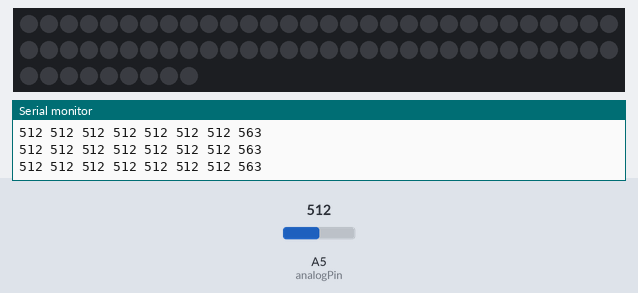
A sketch run on a simulated Arduino Uno, built with avr-gcc and run on an emulated ATmega328P. Shown: 69 RGB LEDs in strip order, left to right, continuing on the next row, the last lines printed to the serial monitor. The test bench sets the inputs (shaded band); at power-on: A5 (analogPin) = 512.

Above: at 4.2 s.
4.3 s: A5 (analogPin) set to 899
7.3 s: A5 (analogPin) set to 928
10.3 s: A5 (analogPin) set to 984
13.3 s: A5 (analogPin) set to 1013
At 13.32 s:
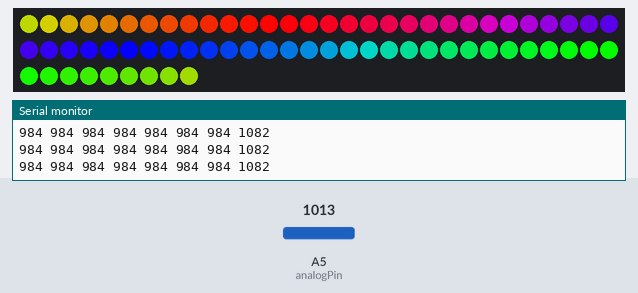
At 13.83 s:
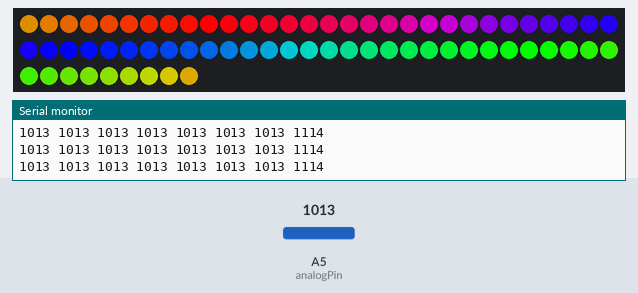
Timing chart, 0 to 15.9 s (numbered marks = the images above; inputs shaded):
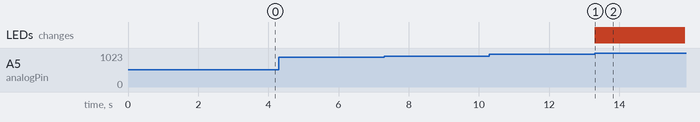

Measured:
- the behaviour switches between 999 and 1000 on A5 (analogPin) (found by bisection; images 0 and 1)
- after the input at 13.3 s, the LEDs: change at once (image 1)

The sketch:

latest_code_10_15_14.ino
```cpp
// rainbow and sound with switcher pin

#include <Adafruit_NeoPixel.h>

#define PIN 5
/*------------------------------------------------------------*/
double first = 0;
double second = 0;
double initalValue = 50;
double tempValue = 1;
double value = initalValue;
double valueIncre = -1;
boolean isBlink = false;

Adafruit_NeoPixel strip = Adafruit_NeoPixel(69, PIN, NEO_GRB + NEO_KHZ800);
/*------------------------------------------------------------*/
int analogPin = A5; // pin for msgeq7 input
int strobePin = 3; // msgeq7 strobe pin for cycling through channels
int resetPin = 4; // reset pin of the msgeq7
int numberOfChannels = 7; // number of channels in msgeq7
int spectrumValue[7]; // array to store the 7 values of the 7 channels

int resetDelay = 80; // delay of resetting MSGEQ7 in microseconds
int strobeDelay_USec = 15; // delay to settle input recording in microseconds

int breakPoint = 0; // lower cut off point of output number
int counter = 0; // counter of averaging breakPoint
int sumValues = 0; // current sum of values
int minValue =  300;

float sumValueChange = 1.1; // multiply average value by this
/*------------------------------------------------------------*/
int switcherPin = 13; // switch to turn off sound reactive
/*------------------------------------------------------------*/

void setup() {
  delay(3000); // safe bootup

  Serial.begin(9600);

  pinMode(switcherPin, INPUT);

  strip.begin();
  strip.show(); // Initialize all pixels to 'off'

  // turn on pins for msgeq7
  pinMode(analogPin, INPUT);
  pinMode(strobePin, OUTPUT);
  pinMode(resetPin, OUTPUT);

  digitalWrite(resetPin, LOW);
  digitalWrite(strobePin, HIGH);
}
/*------------------------------------------------------------*/
void loop() {
  rainbowCycle();
}

/*------------------------------------------------------------*/
void rainbowCycle() {
  for(int j=0; j<256*5; j++) { // 5 cycles of all colors on wheel

    if (true) {
      msgeq7();
    }

    for(int i=0;i<strip.numPixels();i++) {
      if(true){
          if( (i==0 | i==7 | i==14  | i==20 | i==25 | i==32 | i==35 | i==37 | i==41 | i==43 | i==45 | i==50 | i==55 | i==62) & (spectrumValue[1]<breakPoint | minValue>breakPoint) ){
            tempValue = value;
            value = 1;
            isBlink = true;
          }
          else if( (i==1 | i==8 | i==15 | i==21 | i==26 | i==33 | i==46 | i==51 | i==56 | i==63) & (spectrumValue[0]<breakPoint | minValue>breakPoint) ){
            tempValue = value;
            value = 1;
            isBlink = true;
          }
          else if( (i==2 | i==9 | i==16 | i==22 | i==27 | i==34 | i==47 | i==52 | i==57 | i==64) & (spectrumValue[1]<breakPoint | minValue>breakPoint) ){
            tempValue = value;
            value = 1;
            isBlink = true;
          }
          else if( (i==3 | i==10 | i==17 | i==23 | i==28 | i==53 | i==58 | i==65) & (spectrumValue[1]<breakPoint | minValue>breakPoint) ){
            tempValue = value;
            value = 1;
            isBlink = true;
          }
          else if( (i==4 | i==11 | i==18 | i==24 | i==29 | i==36 | i==38 | i==42 | i==44 | i==54 | i==59 | i==66) & (spectrumValue[1]<breakPoint | minValue>breakPoint) ){
            tempValue = value;
            value = 1;
            isBlink = true;
          }
          else if( (i==5 | i==12 | i==19 | i==30 | i==39 | i==48 | i==60 | i==67) & (spectrumValue[0]<breakPoint | minValue>breakPoint) ){
            tempValue = value;
            value = 1;
            isBlink = true;
          }
          else if( (i==6 | i==13 | i==31 | i==40 | i==49 | i==61 | i==68) & (spectrumValue[1]<breakPoint | minValue>breakPoint) ){
            tempValue = value;
            value = 1;
            isBlink = true;
          }
      }
      else{
        tempValue = value;
        value = 1;
        isBlink = true;
      }
        strip.setPixelColor(i, Wheel(((i * 256 / strip.numPixels()) + j) & 255));

        if(isBlink){
          value = tempValue;
          isBlink = false;
        }
    }

    strip.show();

    value=value+valueIncre;

    if(value<1){
      value=initalValue;
    }
  }
}

/*------------------------------------------------------------*/
uint32_t Wheel(byte WheelPos) {
  if(WheelPos < 85) {
    first = (WheelPos * 3) / value;
    second = (255 - WheelPos * 3) / value;
    return strip.Color(first, second, 0);
  } else if(WheelPos < 170) {
     WheelPos -= 85;
     first = (WheelPos * 3) / value;
     second = (255 - WheelPos * 3) / value;
     return strip.Color(second, 0, first);
  } else {
     WheelPos -= 170;
     first = (WheelPos * 3) / value;
     second = (255 - WheelPos * 3) / value;
     return strip.Color(0, first, second);
  }
}

/*------------------------------------------------------------*/
void msgeq7(){
    digitalWrite(resetPin, HIGH);
    delayMicroseconds(resetDelay);
    digitalWrite(resetPin, LOW);

     for(int i=0;i<numberOfChannels;i++){
       // start reading channel by changing strobe to low
       digitalWrite(strobePin,LOW);
       // allows input to settle to get accurate reading
       delayMicroseconds(strobeDelay_USec);
       // read value of current pin from msgeq7
       spectrumValue[i]=analogRead(analogPin);
       // print out value to serial monitor

       sumValues += spectrumValue[i];

       if(i>numberOfChannels-2){
         // take average of values and reset counter/sum values
         breakPoint = (sumValues/numberOfChannels)*sumValueChange;
         sumValues = 0;
       } // else set average of break point and reset value
       // strobe pin high the low to go to next channel on msgeq7
       digitalWrite(strobePin, HIGH);
     } // for each input do this

    for(int i=0;i<numberOfChannels;i++){Serial.print(spectrumValue[i]);Serial.print(" ");}
     Serial.println(breakPoint);
}
```
